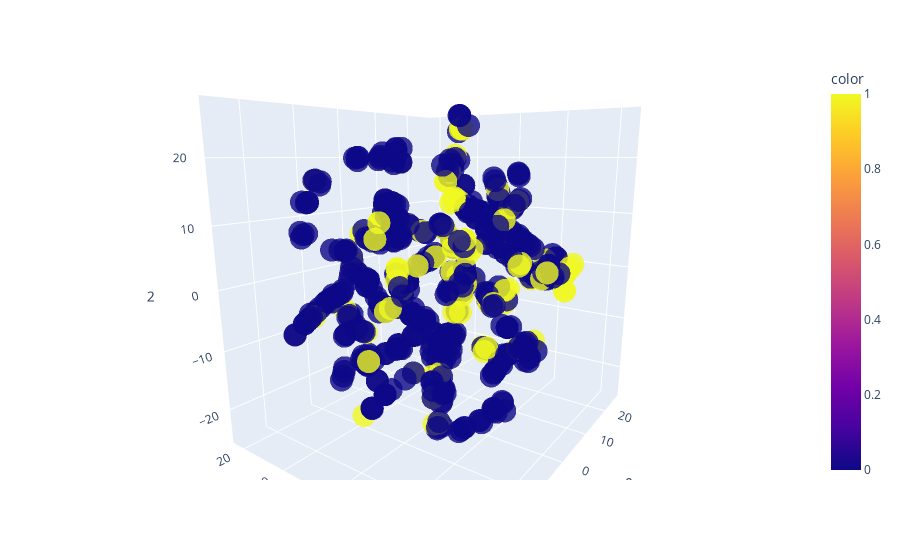

The notebook cell this image was saved under:
### Code cell
import plotly.express as px
fig = px.scatter_3d(X, x=0, y=1, z=2,
              color=y, opacity=0.8)
fig.show()

### Figure 1 — Plotly figure (JSON) as saved in the notebook; plotly's stock layout.template omitted (floating-point values rounded to 4 significant figures; data arrays with more than 128 entries replaced by an {"elided": "..."} marker saying what was removed)
{"data": [{"hovertemplate": "0=%{x}<br>1=%{y}<br>2=%{z}<br>color=%{marker.color}<extra></extra>", "legendgroup": "", "marker": {"color": {"elided": "577 int values"}, "coloraxis": "coloraxis", "opacity": 0.8, "symbol": "circle"}, "mode": "markers", "name": "", "scene": "scene", "showlegend": false, "type": "scatter3d", "x": {"elided": "577 float values"}, "y": {"elided": "577 float values"}, "z": {"elided": "577 float values"}}], "layout": {"autosize": true, "coloraxis": {"colorbar": {"title": {"text": "color"}}, "colorscale": [[0, "#0d0887"], [0.1111, "#46039f"], [0.2222, "#7201a8"], [0.3333, "#9c179e"], [0.4444, "#bd3786"], [0.5556, "#d8576b"], [0.6667, "#ed7953"], [0.7778, "#fb9f3a"], [0.8889, "#fdca26"], [1, "#f0f921"]]}, "legend": {"tracegroupgap": 0}, "margin": {"t": 60}, "scene": {"aspectmode": "auto", "aspectratio": {"x": 1.05, "y": 0.8991, "z": 1.059}, "camera": {"center": {"x": 0, "y": 0, "z": 0}, "eye": {"x": -1.326, "y": -0.9456, "z": 0.3665}, "projection": {"type": "perspective"}, "up": {"x": 0, "y": 0, "z": 1}}, "domain": {"x": [0, 1], "y": [0, 1]}, "xaxis": {"title": {"text": "0"}, "type": "linear"}, "yaxis": {"title": {"text": "1"}, "type": "linear"}, "zaxis": {"title": {"text": "2"}, "type": "linear"}}}}
